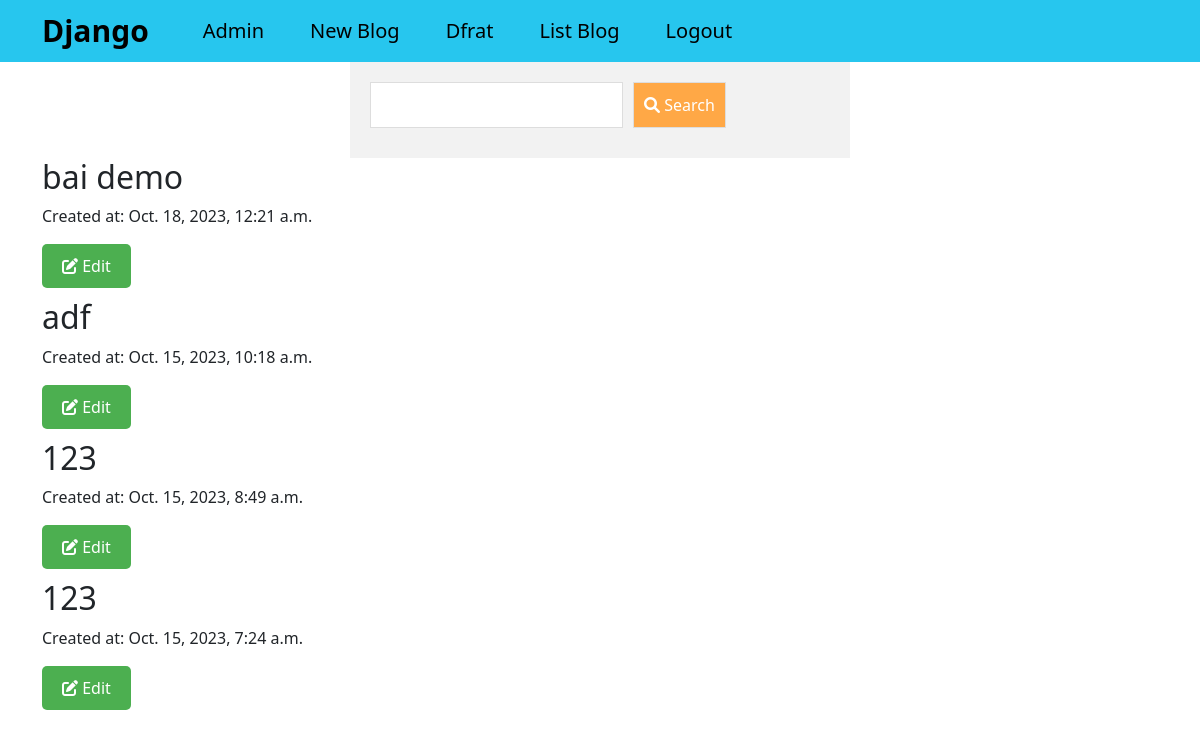
The page /appfour/list_blog/ (signed in) on the database its author committed.
### appfour/models.py (models this page shows, shortened)
class Post(models.Model):
    id = models.AutoField(primary_key = True)
    author = models.ForeignKey(User, on_delete=models.CASCADE,default=1)
    title = models.CharField(max_length=265)
    body = models.TextField()
    date = models.DateTimeField(auto_now_add=True)
    image_post = models.ImageField(upload_to='image_post/',blank=True,null = True)
    STATUS_CHOICES = (
        ('draft', 'Draft'),
        ('published', 'Published'),
    )
    status = models.CharField(max_length=10, choices=STATUS_CHOICES, default='draft')

### appfour/views.py (the view, shortened to what this page needs)
# urls.py: re_path(r'list_blog/$',views.list_blog,name='list_blog'),
def list_blog(request):
    if request.user.is_superuser:
        posts = Post.objects.order_by('-date')
        return render(request,'appfour/list_blog.html', {'posts': posts})

### templates/appfour/list_blog.html (shortened to what this page needs)
{% extends 'appfour/base.html' %}
{% block body_block %}
{% load crispy_forms_tags %}
<link rel="stylesheet" href="https://cdnjs.cloudflare.com/ajax/libs/font-awesome/6.0.0-beta3/css/all.min.css">
<form method="GET" action="{% url 'search' %}" class="search-bar">
    <input type="text" name="search_query" class="my-custom-class">
    <button type="submit" class="icon-button"><i class="fas fa-search"></i> Search</button>
</form>
{% for post in posts %}
<h2>{{ post.title }}</h2>
<p>Created at: {{ post.date }}</p>
{% if user.is_superuser %}
<a href="{% url 'post_update' post.id %}"><button class="btn btn-post"><i class="fas fa-edit"></i> Edit</button></a>
{% endif %}
{% endfor %}
{% endblock %}

### templates/appfour/list_blog.html (style rules this page uses)
.btn { background-color: #4CAF50; color: white; border: none; padding: 10px 20px; text-align: center; text-decoration: none; display: inline-block; font-size: 16px; border-radius: 5px; cursor: pointer; }
.btn-post { margin-bottom: 10px; }
form { background-color: #f2f2f2; padding: 20px; }
input[type="text"], button { background-color: #ffffff; border: 1px solid #dddddd; padding: 10px; margin-bottom: 10px; color: #333333; }
button { background-color: #ffa846; color: #ffffff; }
input[type="text"], button { display: inline-block; margin-right: 10px; }
form { display: flex; flex-direction: initial; margin-bottom: 20px; max-width: 500px; margin: 0 auto; }

### rows shown on the page
Post: title "bai demo", date "Oct. 18, 2023, 12:21 a.m."
Post: title "adf", date "Oct. 15, 2023, 10:18 a.m."
Post: title "123", date "Oct. 15, 2023, 8:49 a.m."
Post: title "123", date "Oct. 15, 2023, 7:24 a.m."
